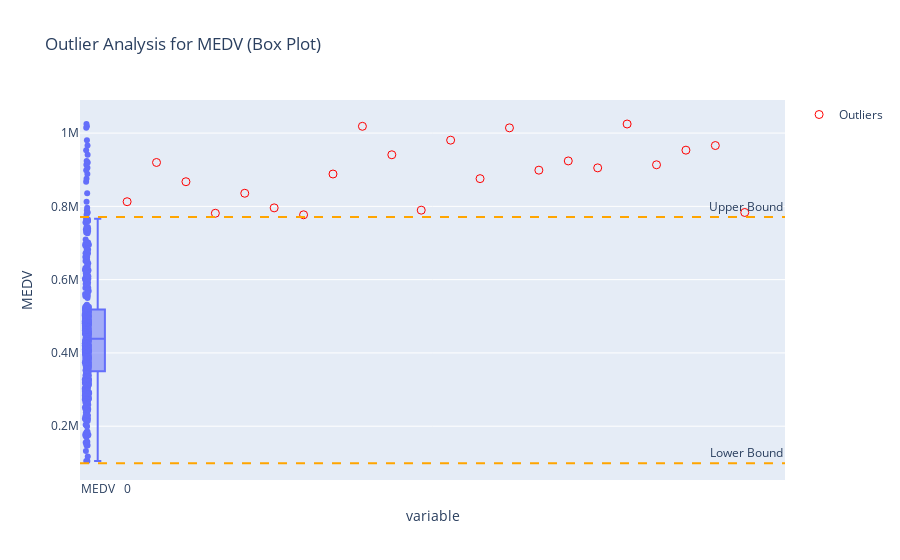

The code cell stored with this chart in its notebook:
### Code cell
fig = px.box(prices, points="all", title="Outlier Analysis for MEDV (Box Plot)",
             labels={"value": "MEDV"})
Q1 = prices.quantile(0.25)
Q3 = prices.quantile(0.75)
IQR = Q3 - Q1
lower_bound = Q1 - 1.5 * IQR
upper_bound = Q3 + 1.5 * IQR
outliers = prices[(prices < lower_bound) | (prices > upper_bound)]
fig.add_scatter(
    y=outliers,
    mode='markers',
    name='Outliers',
    marker=dict(color='red', size=8, symbol='circle-open'))
fig.add_hline(y=lower_bound, line_dash="dash", line_color="orange", annotation_text="Lower Bound")
fig.add_hline(y=upper_bound, line_dash="dash", line_color="orange", annotation_text="Upper Bound")
fig.show()

### Figure 1 — Plotly figure (JSON) as saved in the notebook; plotly's stock layout.template omitted (floating-point values rounded to 4 significant figures; data arrays with more than 128 entries replaced by an {"elided": "..."} marker saying what was removed)
{"data": [{"alignmentgroup": "True", "boxpoints": "all", "hovertemplate": "variable=%{x}<br>MEDV=%{y}<extra></extra>", "legendgroup": "", "marker": {"color": "#636efa"}, "name": "", "notched": false, "offsetgroup": "", "orientation": "v", "showlegend": false, "type": "box", "x": {"elided": "489 str values"}, "x0": " ", "xaxis": "x", "y": {"elided": "489 float values"}, "y0": " ", "yaxis": "y"}, {"marker": {"color": "red", "size": 8, "symbol": "circle-open"}, "mode": "markers", "name": "Outliers", "type": "scatter", "y": [812700.0, 919800.0, 867300.0, 781200.0, 835800.0, 795900.0, 777000.0, 888300.0, 1018000.0, 940800.0, 789600.0, 980700.0, 875700.0, 1014000.0, 898800.0, 924000.0, 905100.0, 1025000.0, 913500.0, 953400.0, 966000.0, 783300.0]}], "layout": {"annotations": [{"showarrow": false, "text": "Lower Bound", "x": 1, "xanchor": "right", "xref": "x domain", "y": 98700, "yanchor": "bottom", "yref": "y"}, {"showarrow": false, "text": "Upper Bound", "x": 1, "xanchor": "right", "xref": "x domain", "y": 770700, "yanchor": "bottom", "yref": "y"}], "boxmode": "group", "legend": {"tracegroupgap": 0}, "shapes": [{"line": {"color": "orange", "dash": "dash"}, "type": "line", "x0": 0, "x1": 1, "xref": "x domain", "y0": 98700, "y1": 98700, "yref": "y"}, {"line": {"color": "orange", "dash": "dash"}, "type": "line", "x0": 0, "x1": 1, "xref": "x domain", "y0": 770700, "y1": 770700, "yref": "y"}], "title": {"text": "Outlier Analysis for MEDV (Box Plot)"}, "xaxis": {"anchor": "y", "domain": [0, 1], "title": {"text": "variable"}}, "yaxis": {"anchor": "x", "domain": [0, 1], "title": {"text": "MEDV"}}}}
